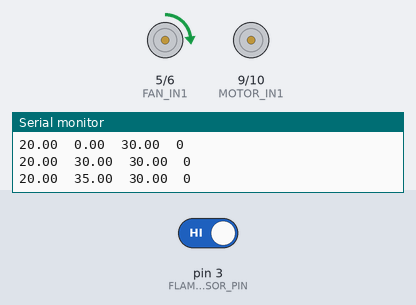
A sketch run on a simulated Arduino Uno, built with avr-gcc and run on an emulated ATmega328P. Parts: motor-driver pin pairs drawn as motors (green arrow = first pin HIGH = forward, orange = second pin HIGH = backward, longer = more drive), the last lines printed to the serial monitor. The inputs (shaded band) are chosen by the test bench; at power-on: pin 3 (FLAME_SENSOR_PIN) HIGH.

Above: at 2.8 s.
2.9 s: pin 3 (FLAME_SENSOR_PIN) driven LOW
At 20.4 s:
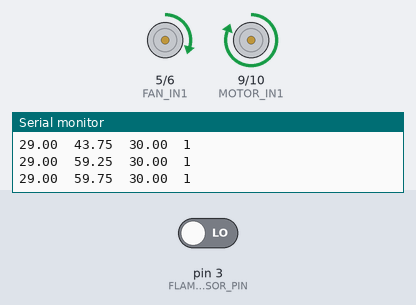
At 40.2 s:
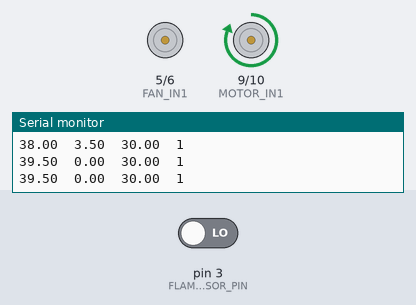
Timing chart, 0 to 40.5 s (numbered marks = the images above; inputs shaded):
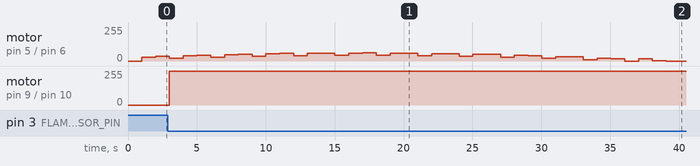

The sketch:

sketch_teste_PID.ino
```cpp
#include <PID_v1.h>

// Simulação sem DHT
// #include <DHT.h> -> Removido

// ------------------- Configurações ------------------- //
#define FLAME_SENSOR_PIN 3     // Botão simula sensor de chama
#define MOTOR_IN1 9
#define MOTOR_IN2 10           // Pode ser deixado desconectado

#define FAN_IN1 5              // L9110 IN1
#define FAN_IN2 6              // L9110 IN2

// PID - Variáveis
double Setpoint = 30.0;        // Temperatura alvo (°C)
double Input, Output;          // Entrada e saída do PID
double Kp = 2.0, Ki = 5.0, Kd = 1.0;

PID myPID(&Input, &Output, &Setpoint, Kp, Ki, Kd, DIRECT);

float fakeTemp = 20.0;         // Temperatura inicial simulada
unsigned long lastUpdate = 0;

void setup() {
  Serial.begin(9600);
  Serial.println("Temperatura\tPID_Output\tSetpoint\tChamas");

  pinMode(FLAME_SENSOR_PIN, INPUT_PULLUP);
  pinMode(MOTOR_IN1, OUTPUT);
  pinMode(MOTOR_IN2, OUTPUT);
  pinMode(FAN_IN1, OUTPUT);
  pinMode(FAN_IN2, OUTPUT);

  myPID.SetMode(AUTOMATIC);
  myPID.SetOutputLimits(0, 255);  // PWM range
}

void loop() {
  // Simula aumento de temperatura a cada 3 segundos
  if (millis() - lastUpdate >= 3000) {
    fakeTemp += 1.5;  // aumenta em 1.5°C
    lastUpdate = millis();
  }

  // Leitura falsa da temperatura
  Input = fakeTemp;
  myPID.Compute();

  bool flameDetected = digitalRead(FLAME_SENSOR_PIN) == LOW;

  // -------- Controle da bomba -------- //
  if (flameDetected || fakeTemp >= 45.0) {
    digitalWrite(MOTOR_IN1, HIGH);
  } else {
    digitalWrite(MOTOR_IN1, LOW);
  }

  // -------- Controle do ventilador -------- //
  analogWrite(FAN_IN1, Output);  // PWM via PID
  digitalWrite(FAN_IN2, LOW);    // Sentido fixo

  // -------- Monitor Serial -------- //
  Serial.print(fakeTemp);
  Serial.print('\t');
  Serial.print(Output);
  Serial.print('\t');
  Serial.print(Setpoint);
  Serial.print('\t');
  Serial.println(flameDetected ? 1 : 0);

  delay(1000);
}
```

Measured:
- after the input at 2.9 s, motor on pin 9 (MOTOR_IN1) / pin 10 (MOTOR_IN2): stopped → forward 255/255 after 0.10 s
